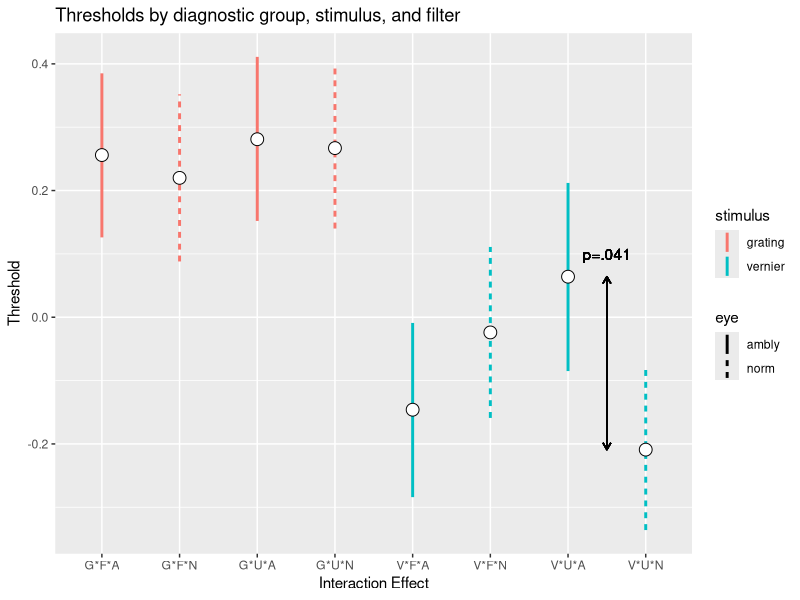

Write the R code that produced this figure.
# Plots Figure 5 for weinstein manuscript to IOVS

fig5.df = read.csv("weinstein-neutral-density-three-way-2014-09-09.csv", header = TRUE)

require( ggplot2 )

p = ggplot( data=fig5.df, mapping=aes( effect, threshold, stimulus, eye ) )
# p + geom_bar( stat="identity" )

# See http://sape.inf.usi.ch/quick-reference/ggplot2/geom_linerange
p + geom_linerange( data=fig5.df, mapping = aes( x=effect, ymin=ci.lower, ymax=ci.upper, colour=stimulus, linetype=eye ), width=0.2, size=1) +
  geom_point(fill="white", size=4, shape=21) +
  geom_text( aes( x=7.5, y=0.1, label="p=.041") ) +
  geom_segment( data=fig5.df, aes( x=7.5, y=(threshold[7]+threshold[8])/2, xend=7.5, yend=threshold[7]), width=0.2, 
                arrow = arrow( length=unit(0.2,"cm")), show_guide=F ) +
  geom_segment(data = fig5.df, aes( x=7.5, y=(threshold[7]+threshold[8])/2, xend=7.5, yend=threshold[8], width=0.2 ),
               arrow=arrow(length=unit(0.2,"cm")), show_guide=F ) +
  xlab("Interaction Effect") +
  ylab("Threshold") +
  ggtitle("Thresholds by diagnostic group, stimulus, and filter")
